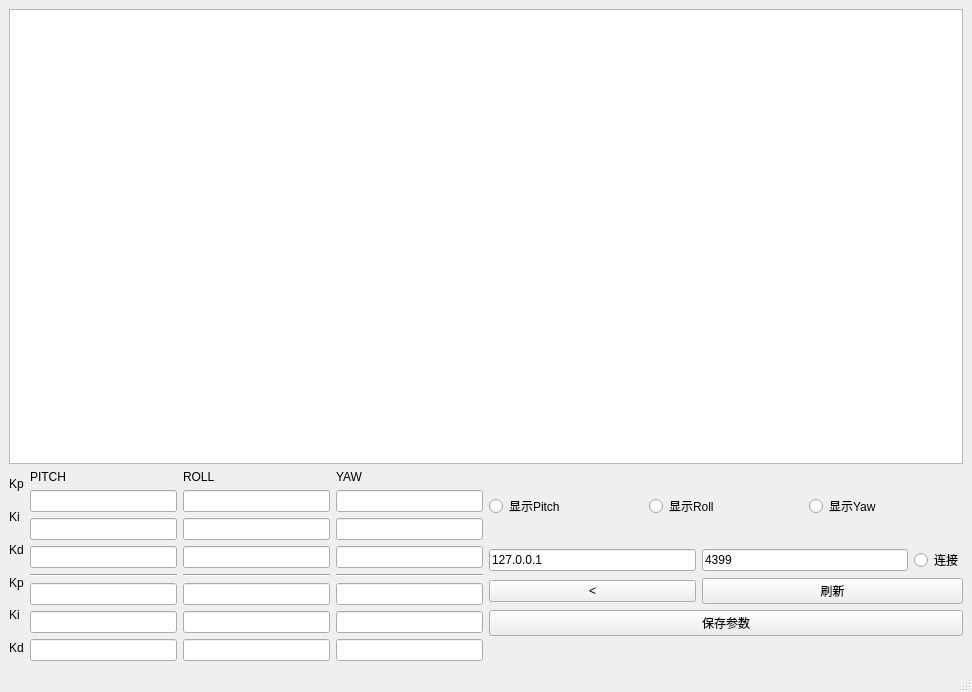
<?xml version="1.0" encoding="UTF-8"?>
<ui version="4.0">
 <class>MainWindow</class>
 <widget class="QMainWindow" name="MainWindow">
  <property name="geometry">
   <rect>
    <x>0</x>
    <y>0</y>
    <width>972</width>
    <height>692</height>
   </rect>
  </property>
  <property name="windowTitle">
   <string>四旋翼姿态控制上位机</string>
  </property>
  <widget class="QWidget" name="centralwidget">
   <layout class="QGridLayout" name="gridLayout_3">
    <item row="1" column="1">
     <layout class="QVBoxLayout" name="verticalLayout">
      <item>
       <layout class="QHBoxLayout" name="horizontalLayout">
        <item>
         <widget class="QRadioButton" name="dispPitchBtn">
          <property name="text">
           <string>显示Pitch</string>
          </property>
          <property name="autoExclusive">
           <bool>false</bool>
          </property>
         </widget>
        </item>
        <item>
         <widget class="QRadioButton" name="dispRollBtn">
          <property name="text">
           <string>显示Roll</string>
          </property>
          <property name="autoExclusive">
           <bool>false</bool>
          </property>
         </widget>
        </item>
        <item>
         <widget class="QRadioButton" name="dispYawBtn">
          <property name="text">
           <string>显示Yaw</string>
          </property>
          <property name="autoExclusive">
           <bool>false</bool>
          </property>
         </widget>
        </item>
       </layout>
      </item>
      <item>
       <layout class="QGridLayout" name="gridLayout_2">
        <item row="2" column="0" colspan="3">
         <widget class="QPushButton" name="saveBtn">
          <property name="text">
           <string>保存参数</string>
          </property>
         </widget>
        </item>
        <item row="0" column="0">
         <widget class="QLineEdit" name="IPLineEdit">
          <property name="text">
           <string>127.0.0.1</string>
          </property>
          <property name="placeholderText">
           <string>IP</string>
          </property>
         </widget>
        </item>
        <item row="1" column="1" colspan="2">
         <widget class="QPushButton" name="refreshBtn">
          <property name="text">
           <string>刷新</string>
          </property>
         </widget>
        </item>
        <item row="0" column="2">
         <widget class="QRadioButton" name="connectBtn">
          <property name="statusTip">
           <string extracomment="connecting"/>
          </property>
          <property name="text">
           <string>连接</string>
          </property>
          <property name="autoExclusive">
           <bool>false</bool>
          </property>
         </widget>
        </item>
        <item row="1" column="0">
         <widget class="QPushButton" name="backBtn">
          <property name="text">
           <string>&lt;</string>
          </property>
         </widget>
        </item>
        <item row="0" column="1">
         <widget class="QLineEdit" name="portLineEdit">
          <property name="text">
           <string>4399</string>
          </property>
          <property name="placeholderText">
           <string>UDP PORT</string>
          </property>
         </widget>
        </item>
       </layout>
      </item>
     </layout>
    </item>
    <item row="0" column="0" colspan="2">
     <widget class="myChart" name="chart"/>
    </item>
    <item row="1" column="0">
     <layout class="QGridLayout" name="gridLayout">
      <item row="0" column="0">
       <layout class="QVBoxLayout" name="verticalLayout_8">
        <item>
         <widget class="QLabel" name="label_4">
          <property name="text">
           <string>Kp</string>
          </property>
         </widget>
        </item>
        <item>
         <widget class="QLabel" name="label_5">
          <property name="text">
           <string>Ki</string>
          </property>
         </widget>
        </item>
        <item>
         <widget class="QLabel" name="label_6">
          <property name="text">
           <string>Kd</string>
          </property>
         </widget>
        </item>
       </layout>
      </item>
      <item row="0" column="1" rowspan="2">
       <layout class="QVBoxLayout" name="PitchLayout">
        <item>
         <widget class="QLabel" name="label">
          <property name="text">
           <string>PITCH</string>
          </property>
         </widget>
        </item>
        <item>
         <widget class="QLineEdit" name="outKp"/>
        </item>
        <item>
         <widget class="QLineEdit" name="outKi"/>
        </item>
        <item>
         <widget class="QLineEdit" name="outKd"/>
        </item>
        <item>
         <widget class="Line" name="line_2">
          <property name="orientation">
           <enum>Qt::Horizontal</enum>
          </property>
         </widget>
        </item>
        <item>
         <widget class="QLineEdit" name="inKp"/>
        </item>
        <item>
         <widget class="QLineEdit" name="inKi"/>
        </item>
        <item>
         <widget class="QLineEdit" name="inKd"/>
        </item>
       </layout>
      </item>
      <item row="0" column="2" rowspan="2">
       <layout class="QVBoxLayout" name="RollLayout">
        <item>
         <widget class="QLabel" name="label_2">
          <property name="text">
           <string>ROLL</string>
          </property>
         </widget>
        </item>
        <item>
         <widget class="QLineEdit" name="outKp_2"/>
        </item>
        <item>
         <widget class="QLineEdit" name="outKi_2"/>
        </item>
        <item>
         <widget class="QLineEdit" name="outKd_2"/>
        </item>
        <item>
         <widget class="Line" name="line_3">
          <property name="orientation">
           <enum>Qt::Horizontal</enum>
          </property>
         </widget>
        </item>
        <item>
         <widget class="QLineEdit" name="inKp_2"/>
        </item>
        <item>
         <widget class="QLineEdit" name="inKi_2"/>
        </item>
        <item>
         <widget class="QLineEdit" name="inKd_2"/>
        </item>
       </layout>
      </item>
      <item row="0" column="3" rowspan="2">
       <layout class="QVBoxLayout" name="YawLayout">
        <item>
         <widget class="QLabel" name="label_3">
          <property name="text">
           <string>YAW</string>
          </property>
         </widget>
        </item>
        <item>
         <widget class="QLineEdit" name="outKp_3"/>
        </item>
        <item>
         <widget class="QLineEdit" name="outKi_3"/>
        </item>
        <item>
         <widget class="QLineEdit" name="outKd_3"/>
        </item>
        <item>
         <widget class="Line" name="line_4">
          <property name="orientation">
           <enum>Qt::Horizontal</enum>
          </property>
         </widget>
        </item>
        <item>
         <widget class="QLineEdit" name="inKp_3"/>
        </item>
        <item>
         <widget class="QLineEdit" name="inKi_3"/>
        </item>
        <item>
         <widget class="QLineEdit" name="inKd_3"/>
        </item>
       </layout>
      </item>
      <item row="1" column="0">
       <layout class="QVBoxLayout" name="verticalLayout_9">
        <item>
         <widget class="QLabel" name="label_9">
          <property name="text">
           <string>Kp</string>
          </property>
         </widget>
        </item>
        <item>
         <widget class="QLabel" name="label_10">
          <property name="text">
           <string>Ki</string>
          </property>
         </widget>
        </item>
        <item>
         <widget class="QLabel" name="label_11">
          <property name="text">
           <string>Kd</string>
          </property>
         </widget>
        </item>
       </layout>
      </item>
     </layout>
    </item>
   </layout>
  </widget>
  <widget class="QMenuBar" name="menubar">
   <property name="geometry">
    <rect>
     <x>0</x>
     <y>0</y>
     <width>972</width>
     <height>28</height>
    </rect>
   </property>
  </widget>
  <widget class="QStatusBar" name="statusbar"/>
 </widget>
 <customwidgets>
  <customwidget>
   <class>myChart</class>
   <extends>QGraphicsView</extends>
   <header>mychart.h</header>
  </customwidget>
 </customwidgets>
 <resources/>
 <connections/>
</ui>
